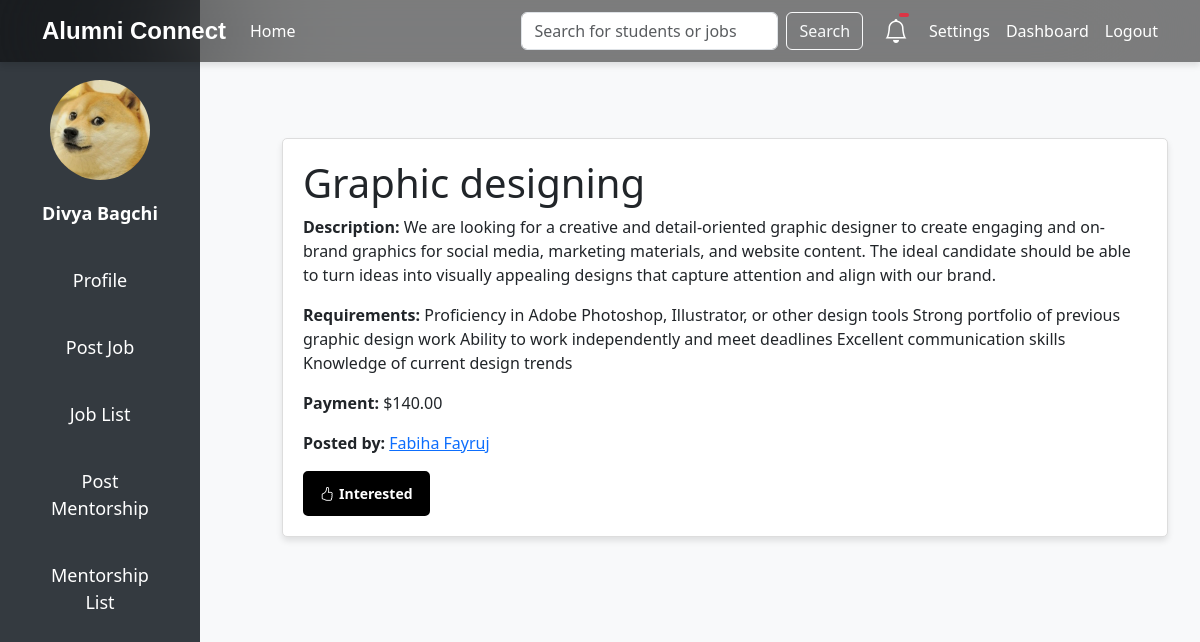
Page /job/12/ (signed in) on the committed database.
### base/models.py (models this page shows, shortened)
class StudentProfile(models.Model):
    ROLE_CHOICES = [
        ('Student', 'Student'),
        ('Alumni', 'Alumni'),
    ]
    user = models.OneToOneField(User, on_delete=models.CASCADE)
    student_id = models.CharField(max_length=20, unique=True, default="default_student_id")
    full_name = models.CharField(max_length=100, default="Unknown")
    profile_picture = models.ImageField(
        upload_to='profile_pictures/',
        default='default.png',
       validators=[FileExtensionValidator(
    allowed_extensions=['jpg', 'jpeg', 'png', 'gif'],
    message="Only image files with extensions jpg, jpeg, png, or gif are allowed."
)]
    )
    date_of_birth = models.DateField(default=now)
    degree = models.CharField(max_length=50, default="Undeclared")
    graduation_year = models.IntegerField(default=2000, null=True, blank=True)
    CGPA = models.FloatField(null=True, blank=True, default=0.0)
    graduation_certificate = models.FileField(
        upload_to='certificates/',
        default='certificates/default_certificate.pdf',
    )
    role = models.CharField(
        max_length=10,
        choices=ROLE_CHOICES,
        default='Student'
    )
    job_title = models.CharField(max_length=100, blank=True, null=True, default="Unemployed")
    company = models.CharField(max_length=100, blank=True, null=True, default="None")
    industry = models.CharField(max_length=100, blank=True, null=True, default="Unknown")
    tagline = models.CharField(max_length=255, blank=True, null=True, default="No tagline provided")
    location = models.CharField(max_length=100, blank=True, null=True, default="Unknown")
    bio = models.TextField(blank=True, null=True, default="No bio provided")
    work_experience = models.JSONField(blank=True, null=True, default=list)
    certifications = models.JSONField(blank=True, null=True, default=list)
    skills = models.JSONField(blank=True, null=True, default=list)
    projects = models.JSONField(blank=True, null=True, default=list)
    open_to_mentorship = models.BooleanField(default=False)
    offering_referrals = models.BooleanField(default=False)
    awards = models.JSONField(blank=True, null=True, default=list)
    linkedin = models.URLField(blank=True, null=True, default="https://linkedin.com")
    website = models.URLField(blank=True, null=True, default="https://example.com")
    github = models.URLField(blank=True, null=True, default="https://github.com")
    university_name = models.CharField(max_length=100, blank=True, null=True, default="Unknown")
    approved = models.BooleanField(default=False)

class Job(models.Model):
    title = models.CharField(max_length=200)
    description = models.TextField()
    requirements = models.TextField()
    payment = models.DecimalField(max_digits=10, decimal_places=2)
    post_approved = models.BooleanField(default=False)
    contact_information = models.CharField(max_length=255)
    poster = models.ForeignKey(User, on_delete=models.CASCADE, related_name='posted_jobs', default=1)
    created_at = models.DateTimeField(auto_now_add=True)
    updated_at = models.DateTimeField(auto_now=True)
    interested_users = models.ManyToManyField(User, related_name='interested_jobs', blank=True)

### base/views.py (the view)
# urls.py: path('job/<int:job_id>/', views.job_detail, name='job_detail'),
@login_required
def job_detail(request, job_id):
            job = get_object_or_404(Job, id=job_id)
            return render(request, 'job_detail.html', {'job': job})

### Templates/job_detail.html (shortened to what this page needs)
<!DOCTYPE html>
<html lang="en">
<head>
    <link href="https://cdn.jsdelivr.net/npm/bootstrap@5.3.0/dist/css/bootstrap.min.css" rel="stylesheet">
    <link href="https://cdn.jsdelivr.net/npm/bootstrap-icons/font/bootstrap-icons.css" rel="stylesheet">
</head>
<body>
    {% include 'navbar_1.html' %}
    {% include 'sidebar.html' %}
    <div class="content">
        <div class="container mt-5">
            <div class="job-card">
                <h1>{{ job.title }}</h1>
                <p><strong>Description:</strong> {{ job.description }}</p>
                <p><strong>Requirements:</strong> {{ job.requirements }}</p>
                <p><strong>Payment:</strong> ${{ job.payment }}</p>
                <p><strong>Posted by:</strong> <a href="{% url 'profile' job.poster.id %}">{{ job.poster.studentprofile.full_name }}</a></p>
                <div class="button-container">
                    {% if user == job.poster %}
                        <form action="{% url 'delete_job' job.id %}" method="post">
                            {% csrf_token %}
                            <button type="submit" class="btn btn-danger">Delete</button>
                        </form>
                    {% elif user in job.interested_users.all %}
                        <button class="btn-custom disabled" disabled>
                            <i class="bi bi-hand-thumbs-up-fill"></i> Interested
                        </button>
                    {% else %}
                        <button class="btn-custom interested-btn" onclick="markInterest('{{ job.id }}', this)">
                            <i class="bi bi-hand-thumbs-up"></i> Interested
                        </button>
                    {% endif %}
                </div>
            </div>
        </div>
    </div>
</body>
</html>

### Templates/sidebar.html (shortened to what this page needs)
<!DOCTYPE html>
<html lang="en">
<head>
    <link href="https://cdn.jsdelivr.net/npm/bootstrap@5.3.0/dist/css/bootstrap.min.css" rel="stylesheet">
</head>
<body>
    <div class="sidebar">
        <img src="{{ user.studentprofile.profile_picture.url|default:'/media/profile_pictures/default.png' }}" alt="Profile Picture" data-bs-toggle="modal" data-bs-target="#profilePictureModal">
        <p class="user-name">{{ user.studentprofile.full_name }}</p>
        <a href="{% url 'profile' request.user.id %}">Profile</a>
        <a href="{% url 'job_post' %}">Post Job</a>
        <a href="{% url 'job_list' %}">Job List</a>
        <a href="{% url 'mentorship_post' %}">Post Mentorship</a>
        <a href="{% url 'mentorship_list' %}">Mentorship List</a>
    </div>
</body>
</html>

### Templates/job_detail.html (style rules this page uses)
.content { margin-left: 200px; margin-top: 70px; padding: 20px; }
.job-card { background-color: #fff; border: 1px solid #ddd; padding: 20px; border-radius: 5px; margin-bottom: 20px; box-shadow: 0 4px 6px rgba(0, 0, 0, 0.1); }
.btn-custom { background-color: #000; color: #fff; padding: 10px 15px; border-radius: 5px; font-size: 14px; display: flex; align-items: center; gap: 5px; border: 2px solid #000; font-weight: bold; transition: all 0.3s ease; }
.btn-custom i { transition: color 0.3s ease; }
.button-container { display: flex; align-items: center; gap: 10px; margin-top: 15px; }

### Templates/sidebar.html (style rules this page uses)
body { margin: 0; padding: 0; display: flex; height: 100vh; background-color: #f8f9fa; }
.sidebar { width: 200px; background-color: #343a40; color: white; display: flex; flex-direction: column; align-items: center; padding: 80px 0 20px; position: fixed; height: 100vh; }
.sidebar img { width: 100px; height: 100px; border-radius: 50%; object-fit: cover; margin-bottom: 20px; cursor: pointer; }
.sidebar a { color: white; text-decoration: none; font-size: 18px; margin: 10px 0; width: 50%; text-align: center; padding: 10px 0; border-radius: 5px; }
.content { margin-left: 250px; padding: 20px; flex: 1; }
.user-name { color: white; font-size: 18px; font-weight: bold; margin-bottom: 20px; text-align: center; }

### rows in the picture
Job: title "Graphic designing", description "We are looking for a creative and detail-oriented graphic designer to create engaging and on-brand graphics for social media, marketing materials, and website content. The ideal candidate should be able to turn ideas into visually appealing designs that capture attention and align with our brand.", requirements "Proficiency in Adobe Photoshop, Illustrator, or other design tools Strong portfolio of previous graphic design work Ability to work independently and meet deadlines Excellent communication skills Knowledge of current design trends", payment "140.00", poster.studentprofile.full_name "Fabiha Fayruj"

### other values in the picture
{{ user.studentprofile.full_name }} "Divya Bagchi"
